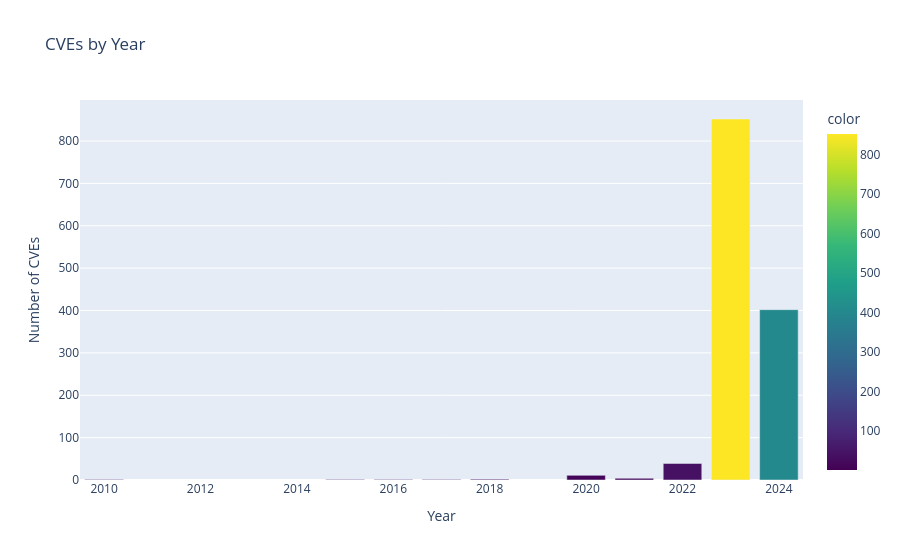

Write notebook code for a chart like this one.
### Markdown cell above
## 7. CVE Year Analysis

### Code cell
# Extract year from CVE ID
df['CVE_Year'] = df['CVE ID'].str.extract(r'CVE-(\d{4})-').astype(float)

year_counts = df['CVE_Year'].value_counts().sort_index()
fig = px.bar(x=year_counts.index.astype(int), y=year_counts.values,
             labels={'x': 'Year', 'y': 'Number of CVEs'},
             title='CVEs by Year',
             color=year_counts.values,
             color_continuous_scale='Viridis')
fig.show()

### Figure 1 — Plotly figure (JSON) as saved in the notebook; plotly's stock layout.template omitted (floating-point values rounded to 4 significant figures)
{"data": [{"hovertemplate": "Year=%{x}<br>Number of CVEs=%{y}<br>color=%{marker.color}<extra></extra>", "legendgroup": "", "marker": {"color": [1, 1, 1, 1, 2, 11, 4, 39, 852, 402], "coloraxis": "coloraxis", "pattern": {"shape": ""}}, "name": "", "orientation": "v", "showlegend": false, "textposition": "auto", "type": "bar", "x": [2010, 2015, 2016, 2017, 2018, 2020, 2021, 2022, 2023, 2024], "xaxis": "x", "y": [1, 1, 1, 1, 2, 11, 4, 39, 852, 402], "yaxis": "y"}], "layout": {"barmode": "relative", "coloraxis": {"colorbar": {"title": {"text": "color"}}, "colorscale": [[0, "#440154"], [0.1111, "#482878"], [0.2222, "#3e4989"], [0.3333, "#31688e"], [0.4444, "#26828e"], [0.5556, "#1f9e89"], [0.6667, "#35b779"], [0.7778, "#6ece58"], [0.8889, "#b5de2b"], [1, "#fde725"]]}, "legend": {"tracegroupgap": 0}, "title": {"text": "CVEs by Year"}, "xaxis": {"anchor": "y", "domain": [0, 1], "title": {"text": "Year"}}, "yaxis": {"anchor": "x", "domain": [0, 1], "title": {"text": "Number of CVEs"}}}}
